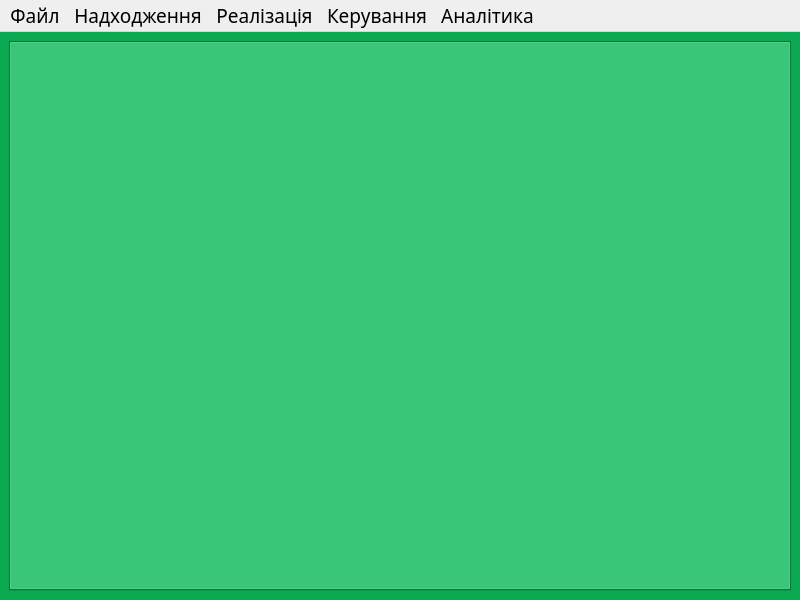
<?xml version="1.0" encoding="UTF-8"?>
<ui version="4.0">
 <class>MainWindow</class>
 <widget class="QMainWindow" name="MainWindow">
  <property name="geometry">
   <rect>
    <x>0</x>
    <y>0</y>
    <width>800</width>
    <height>600</height>
   </rect>
  </property>
  <property name="palette">
   <palette>
    <active>
     <colorrole role="WindowText">
      <brush brushstyle="SolidPattern">
       <color alpha="255">
        <red>0</red>
        <green>0</green>
        <blue>0</blue>
       </color>
      </brush>
     </colorrole>
     <colorrole role="Button">
      <brush brushstyle="SolidPattern">
       <color alpha="255">
        <red>9</red>
        <green>168</green>
        <blue>81</blue>
       </color>
      </brush>
     </colorrole>
     <colorrole role="Light">
      <brush brushstyle="SolidPattern">
       <color alpha="255">
        <red>14</red>
        <green>252</green>
        <blue>122</blue>
       </color>
      </brush>
     </colorrole>
     <colorrole role="Midlight">
      <brush brushstyle="SolidPattern">
       <color alpha="255">
        <red>11</red>
        <green>210</green>
        <blue>101</blue>
       </color>
      </brush>
     </colorrole>
     <colorrole role="Dark">
      <brush brushstyle="SolidPattern">
       <color alpha="255">
        <red>5</red>
        <green>84</green>
        <blue>41</blue>
       </color>
      </brush>
     </colorrole>
     <colorrole role="Mid">
      <brush brushstyle="SolidPattern">
       <color alpha="255">
        <red>6</red>
        <green>112</green>
        <blue>54</blue>
       </color>
      </brush>
     </colorrole>
     <colorrole role="Text">
      <brush brushstyle="SolidPattern">
       <color alpha="255">
        <red>0</red>
        <green>0</green>
        <blue>0</blue>
       </color>
      </brush>
     </colorrole>
     <colorrole role="BrightText">
      <brush brushstyle="SolidPattern">
       <color alpha="255">
        <red>255</red>
        <green>255</green>
        <blue>255</blue>
       </color>
      </brush>
     </colorrole>
     <colorrole role="ButtonText">
      <brush brushstyle="SolidPattern">
       <color alpha="255">
        <red>0</red>
        <green>0</green>
        <blue>0</blue>
       </color>
      </brush>
     </colorrole>
     <colorrole role="Base">
      <brush brushstyle="SolidPattern">
       <color alpha="255">
        <red>255</red>
        <green>255</green>
        <blue>255</blue>
       </color>
      </brush>
     </colorrole>
     <colorrole role="Window">
      <brush brushstyle="SolidPattern">
       <color alpha="255">
        <red>9</red>
        <green>168</green>
        <blue>81</blue>
       </color>
      </brush>
     </colorrole>
     <colorrole role="Shadow">
      <brush brushstyle="SolidPattern">
       <color alpha="255">
        <red>0</red>
        <green>0</green>
        <blue>0</blue>
       </color>
      </brush>
     </colorrole>
     <colorrole role="AlternateBase">
      <brush brushstyle="SolidPattern">
       <color alpha="255">
        <red>132</red>
        <green>211</green>
        <blue>168</blue>
       </color>
      </brush>
     </colorrole>
     <colorrole role="ToolTipBase">
      <brush brushstyle="SolidPattern">
       <color alpha="255">
        <red>255</red>
        <green>255</green>
        <blue>220</blue>
       </color>
      </brush>
     </colorrole>
     <colorrole role="ToolTipText">
      <brush brushstyle="SolidPattern">
       <color alpha="255">
        <red>0</red>
        <green>0</green>
        <blue>0</blue>
       </color>
      </brush>
     </colorrole>
     <colorrole role="PlaceholderText">
      <brush brushstyle="SolidPattern">
       <color alpha="128">
        <red>0</red>
        <green>0</green>
        <blue>0</blue>
       </color>
      </brush>
     </colorrole>
    </active>
    <inactive>
     <colorrole role="WindowText">
      <brush brushstyle="SolidPattern">
       <color alpha="255">
        <red>0</red>
        <green>0</green>
        <blue>0</blue>
       </color>
      </brush>
     </colorrole>
     <colorrole role="Button">
      <brush brushstyle="SolidPattern">
       <color alpha="255">
        <red>9</red>
        <green>168</green>
        <blue>81</blue>
       </color>
      </brush>
     </colorrole>
     <colorrole role="Light">
      <brush brushstyle="SolidPattern">
       <color alpha="255">
        <red>14</red>
        <green>252</green>
        <blue>122</blue>
       </color>
      </brush>
     </colorrole>
     <colorrole role="Midlight">
      <brush brushstyle="SolidPattern">
       <color alpha="255">
        <red>11</red>
        <green>210</green>
        <blue>101</blue>
       </color>
      </brush>
     </colorrole>
     <colorrole role="Dark">
      <brush brushstyle="SolidPattern">
       <color alpha="255">
        <red>5</red>
        <green>84</green>
        <blue>41</blue>
       </color>
      </brush>
     </colorrole>
     <colorrole role="Mid">
      <brush brushstyle="SolidPattern">
       <color alpha="255">
        <red>6</red>
        <green>112</green>
        <blue>54</blue>
       </color>
      </brush>
     </colorrole>
     <colorrole role="Text">
      <brush brushstyle="SolidPattern">
       <color alpha="255">
        <red>0</red>
        <green>0</green>
        <blue>0</blue>
       </color>
      </brush>
     </colorrole>
     <colorrole role="BrightText">
      <brush brushstyle="SolidPattern">
       <color alpha="255">
        <red>255</red>
        <green>255</green>
        <blue>255</blue>
       </color>
      </brush>
     </colorrole>
     <colorrole role="ButtonText">
      <brush brushstyle="SolidPattern">
       <color alpha="255">
        <red>0</red>
        <green>0</green>
        <blue>0</blue>
       </color>
      </brush>
     </colorrole>
     <colorrole role="Base">
      <brush brushstyle="SolidPattern">
       <color alpha="255">
        <red>255</red>
        <green>255</green>
        <blue>255</blue>
       </color>
      </brush>
     </colorrole>
     <colorrole role="Window">
      <brush brushstyle="SolidPattern">
       <color alpha="255">
        <red>9</red>
        <green>168</green>
        <blue>81</blue>
       </color>
      </brush>
     </colorrole>
     <colorrole role="Shadow">
      <brush brushstyle="SolidPattern">
       <color alpha="255">
        <red>0</red>
        <green>0</green>
        <blue>0</blue>
       </color>
      </brush>
     </colorrole>
     <colorrole role="AlternateBase">
      <brush brushstyle="SolidPattern">
       <color alpha="255">
        <red>132</red>
        <green>211</green>
        <blue>168</blue>
       </color>
      </brush>
     </colorrole>
     <colorrole role="ToolTipBase">
      <brush brushstyle="SolidPattern">
       <color alpha="255">
        <red>255</red>
        <green>255</green>
        <blue>220</blue>
       </color>
      </brush>
     </colorrole>
     <colorrole role="ToolTipText">
      <brush brushstyle="SolidPattern">
       <color alpha="255">
        <red>0</red>
        <green>0</green>
        <blue>0</blue>
       </color>
      </brush>
     </colorrole>
     <colorrole role="PlaceholderText">
      <brush brushstyle="SolidPattern">
       <color alpha="128">
        <red>0</red>
        <green>0</green>
        <blue>0</blue>
       </color>
      </brush>
     </colorrole>
    </inactive>
    <disabled>
     <colorrole role="WindowText">
      <brush brushstyle="SolidPattern">
       <color alpha="255">
        <red>5</red>
        <green>84</green>
        <blue>41</blue>
       </color>
      </brush>
     </colorrole>
     <colorrole role="Button">
      <brush brushstyle="SolidPattern">
       <color alpha="255">
        <red>9</red>
        <green>168</green>
        <blue>81</blue>
       </color>
      </brush>
     </colorrole>
     <colorrole role="Light">
      <brush brushstyle="SolidPattern">
       <color alpha="255">
        <red>14</red>
        <green>252</green>
        <blue>122</blue>
       </color>
      </brush>
     </colorrole>
     <colorrole role="Midlight">
      <brush brushstyle="SolidPattern">
       <color alpha="255">
        <red>11</red>
        <green>210</green>
        <blue>101</blue>
       </color>
      </brush>
     </colorrole>
     <colorrole role="Dark">
      <brush brushstyle="SolidPattern">
       <color alpha="255">
        <red>5</red>
        <green>84</green>
        <blue>41</blue>
       </color>
      </brush>
     </colorrole>
     <colorrole role="Mid">
      <brush brushstyle="SolidPattern">
       <color alpha="255">
        <red>6</red>
        <green>112</green>
        <blue>54</blue>
       </color>
      </brush>
     </colorrole>
     <colorrole role="Text">
      <brush brushstyle="SolidPattern">
       <color alpha="255">
        <red>5</red>
        <green>84</green>
        <blue>41</blue>
       </color>
      </brush>
     </colorrole>
     <colorrole role="BrightText">
      <brush brushstyle="SolidPattern">
       <color alpha="255">
        <red>255</red>
        <green>255</green>
        <blue>255</blue>
       </color>
      </brush>
     </colorrole>
     <colorrole role="ButtonText">
      <brush brushstyle="SolidPattern">
       <color alpha="255">
        <red>5</red>
        <green>84</green>
        <blue>41</blue>
       </color>
      </brush>
     </colorrole>
     <colorrole role="Base">
      <brush brushstyle="SolidPattern">
       <color alpha="255">
        <red>9</red>
        <green>168</green>
        <blue>81</blue>
       </color>
      </brush>
     </colorrole>
     <colorrole role="Window">
      <brush brushstyle="SolidPattern">
       <color alpha="255">
        <red>9</red>
        <green>168</green>
        <blue>81</blue>
       </color>
      </brush>
     </colorrole>
     <colorrole role="Shadow">
      <brush brushstyle="SolidPattern">
       <color alpha="255">
        <red>0</red>
        <green>0</green>
        <blue>0</blue>
       </color>
      </brush>
     </colorrole>
     <colorrole role="AlternateBase">
      <brush brushstyle="SolidPattern">
       <color alpha="255">
        <red>9</red>
        <green>168</green>
        <blue>81</blue>
       </color>
      </brush>
     </colorrole>
     <colorrole role="ToolTipBase">
      <brush brushstyle="SolidPattern">
       <color alpha="255">
        <red>255</red>
        <green>255</green>
        <blue>220</blue>
       </color>
      </brush>
     </colorrole>
     <colorrole role="ToolTipText">
      <brush brushstyle="SolidPattern">
       <color alpha="255">
        <red>0</red>
        <green>0</green>
        <blue>0</blue>
       </color>
      </brush>
     </colorrole>
     <colorrole role="PlaceholderText">
      <brush brushstyle="SolidPattern">
       <color alpha="128">
        <red>0</red>
        <green>0</green>
        <blue>0</blue>
       </color>
      </brush>
     </colorrole>
    </disabled>
   </palette>
  </property>
  <property name="font">
   <font>
    <family>Alef</family>
    <pointsize>14</pointsize>
   </font>
  </property>
  <property name="windowTitle">
   <string>AutoCenter</string>
  </property>
  <property name="styleSheet">
   <string notr="true">QMainWindow::separator {
    background: yellow;
    width: 10px; /* when vertical */
    height: 10px; /* when horizontal */
}

QMainWindow::separator:hover {
    background: red;
}</string>
  </property>
  <widget class="QWidget" name="centralwidget">
   <layout class="QVBoxLayout" name="verticalLayout">
    <item>
     <widget class="QTabWidget" name="tabWidget">
      <property name="palette">
       <palette>
        <active>
         <colorrole role="WindowText">
          <brush brushstyle="SolidPattern">
           <color alpha="255">
            <red>0</red>
            <green>0</green>
            <blue>0</blue>
           </color>
          </brush>
         </colorrole>
         <colorrole role="Button">
          <brush brushstyle="SolidPattern">
           <color alpha="255">
            <red>9</red>
            <green>168</green>
            <blue>81</blue>
           </color>
          </brush>
         </colorrole>
         <colorrole role="Light">
          <brush brushstyle="SolidPattern">
           <color alpha="255">
            <red>14</red>
            <green>252</green>
            <blue>122</blue>
           </color>
          </brush>
         </colorrole>
         <colorrole role="Midlight">
          <brush brushstyle="SolidPattern">
           <color alpha="255">
            <red>11</red>
            <green>210</green>
            <blue>101</blue>
           </color>
          </brush>
         </colorrole>
         <colorrole role="Dark">
          <brush brushstyle="SolidPattern">
           <color alpha="255">
            <red>5</red>
            <green>84</green>
            <blue>41</blue>
           </color>
          </brush>
         </colorrole>
         <colorrole role="Mid">
          <brush brushstyle="SolidPattern">
           <color alpha="255">
            <red>6</red>
            <green>112</green>
            <blue>54</blue>
           </color>
          </brush>
         </colorrole>
         <colorrole role="Text">
          <brush brushstyle="SolidPattern">
           <color alpha="255">
            <red>0</red>
            <green>0</green>
            <blue>0</blue>
           </color>
          </brush>
         </colorrole>
         <colorrole role="BrightText">
          <brush brushstyle="SolidPattern">
           <color alpha="255">
            <red>255</red>
            <green>255</green>
            <blue>255</blue>
           </color>
          </brush>
         </colorrole>
         <colorrole role="ButtonText">
          <brush brushstyle="SolidPattern">
           <color alpha="255">
            <red>0</red>
            <green>0</green>
            <blue>0</blue>
           </color>
          </brush>
         </colorrole>
         <colorrole role="Base">
          <brush brushstyle="SolidPattern">
           <color alpha="255">
            <red>255</red>
            <green>255</green>
            <blue>255</blue>
           </color>
          </brush>
         </colorrole>
         <colorrole role="Window">
          <brush brushstyle="SolidPattern">
           <color alpha="255">
            <red>9</red>
            <green>168</green>
            <blue>81</blue>
           </color>
          </brush>
         </colorrole>
         <colorrole role="Shadow">
          <brush brushstyle="SolidPattern">
           <color alpha="255">
            <red>0</red>
            <green>0</green>
            <blue>0</blue>
           </color>
          </brush>
         </colorrole>
         <colorrole role="AlternateBase">
          <brush brushstyle="SolidPattern">
           <color alpha="255">
            <red>132</red>
            <green>211</green>
            <blue>168</blue>
           </color>
          </brush>
         </colorrole>
         <colorrole role="ToolTipBase">
          <brush brushstyle="SolidPattern">
           <color alpha="255">
            <red>255</red>
            <green>255</green>
            <blue>220</blue>
           </color>
          </brush>
         </colorrole>
         <colorrole role="ToolTipText">
          <brush brushstyle="SolidPattern">
           <color alpha="255">
            <red>0</red>
            <green>0</green>
            <blue>0</blue>
           </color>
          </brush>
         </colorrole>
         <colorrole role="PlaceholderText">
          <brush brushstyle="SolidPattern">
           <color alpha="128">
            <red>0</red>
            <green>0</green>
            <blue>0</blue>
           </color>
          </brush>
         </colorrole>
        </active>
        <inactive>
         <colorrole role="WindowText">
          <brush brushstyle="SolidPattern">
           <color alpha="255">
            <red>0</red>
            <green>0</green>
            <blue>0</blue>
           </color>
          </brush>
         </colorrole>
         <colorrole role="Button">
          <brush brushstyle="SolidPattern">
           <color alpha="255">
            <red>9</red>
            <green>168</green>
            <blue>81</blue>
           </color>
          </brush>
         </colorrole>
         <colorrole role="Light">
          <brush brushstyle="SolidPattern">
           <color alpha="255">
            <red>14</red>
            <green>252</green>
            <blue>122</blue>
           </color>
          </brush>
         </colorrole>
         <colorrole role="Midlight">
          <brush brushstyle="SolidPattern">
           <color alpha="255">
            <red>11</red>
            <green>210</green>
            <blue>101</blue>
           </color>
          </brush>
         </colorrole>
         <colorrole role="Dark">
          <brush brushstyle="SolidPattern">
           <color alpha="255">
            <red>5</red>
            <green>84</green>
            <blue>41</blue>
           </color>
          </brush>
         </colorrole>
         <colorrole role="Mid">
          <brush brushstyle="SolidPattern">
           <color alpha="255">
            <red>6</red>
            <green>112</green>
            <blue>54</blue>
           </color>
          </brush>
         </colorrole>
         <colorrole role="Text">
          <brush brushstyle="SolidPattern">
           <color alpha="255">
            <red>0</red>
            <green>0</green>
            <blue>0</blue>
           </color>
          </brush>
         </colorrole>
         <colorrole role="BrightText">
          <brush brushstyle="SolidPattern">
           <color alpha="255">
            <red>255</red>
            <green>255</green>
            <blue>255</blue>
           </color>
          </brush>
         </colorrole>
         <colorrole role="ButtonText">
          <brush brushstyle="SolidPattern">
           <color alpha="255">
            <red>0</red>
            <green>0</green>
            <blue>0</blue>
           </color>
          </brush>
         </colorrole>
         <colorrole role="Base">
          <brush brushstyle="SolidPattern">
           <color alpha="255">
            <red>255</red>
            <green>255</green>
            <blue>255</blue>
           </color>
          </brush>
         </colorrole>
         <colorrole role="Window">
          <brush brushstyle="SolidPattern">
           <color alpha="255">
            <red>9</red>
            <green>168</green>
            <blue>81</blue>
           </color>
          </brush>
         </colorrole>
         <colorrole role="Shadow">
          <brush brushstyle="SolidPattern">
           <color alpha="255">
            <red>0</red>
            <green>0</green>
            <blue>0</blue>
           </color>
          </brush>
         </colorrole>
         <colorrole role="AlternateBase">
          <brush brushstyle="SolidPattern">
           <color alpha="255">
            <red>132</red>
            <green>211</green>
            <blue>168</blue>
           </color>
          </brush>
         </colorrole>
         <colorrole role="ToolTipBase">
          <brush brushstyle="SolidPattern">
           <color alpha="255">
            <red>255</red>
            <green>255</green>
            <blue>220</blue>
           </color>
          </brush>
         </colorrole>
         <colorrole role="ToolTipText">
          <brush brushstyle="SolidPattern">
           <color alpha="255">
            <red>0</red>
            <green>0</green>
            <blue>0</blue>
           </color>
          </brush>
         </colorrole>
         <colorrole role="PlaceholderText">
          <brush brushstyle="SolidPattern">
           <color alpha="128">
            <red>0</red>
            <green>0</green>
            <blue>0</blue>
           </color>
          </brush>
         </colorrole>
        </inactive>
        <disabled>
         <colorrole role="WindowText">
          <brush brushstyle="SolidPattern">
           <color alpha="255">
            <red>5</red>
            <green>84</green>
            <blue>41</blue>
           </color>
          </brush>
         </colorrole>
         <colorrole role="Button">
          <brush brushstyle="SolidPattern">
           <color alpha="255">
            <red>9</red>
            <green>168</green>
            <blue>81</blue>
           </color>
          </brush>
         </colorrole>
         <colorrole role="Light">
          <brush brushstyle="SolidPattern">
           <color alpha="255">
            <red>14</red>
            <green>252</green>
            <blue>122</blue>
           </color>
          </brush>
         </colorrole>
         <colorrole role="Midlight">
          <brush brushstyle="SolidPattern">
           <color alpha="255">
            <red>11</red>
            <green>210</green>
            <blue>101</blue>
           </color>
          </brush>
         </colorrole>
         <colorrole role="Dark">
          <brush brushstyle="SolidPattern">
           <color alpha="255">
            <red>5</red>
            <green>84</green>
            <blue>41</blue>
           </color>
          </brush>
         </colorrole>
         <colorrole role="Mid">
          <brush brushstyle="SolidPattern">
           <color alpha="255">
            <red>6</red>
            <green>112</green>
            <blue>54</blue>
           </color>
          </brush>
         </colorrole>
         <colorrole role="Text">
          <brush brushstyle="SolidPattern">
           <color alpha="255">
            <red>5</red>
            <green>84</green>
            <blue>41</blue>
           </color>
          </brush>
         </colorrole>
         <colorrole role="BrightText">
          <brush brushstyle="SolidPattern">
           <color alpha="255">
            <red>255</red>
            <green>255</green>
            <blue>255</blue>
           </color>
          </brush>
         </colorrole>
         <colorrole role="ButtonText">
          <brush brushstyle="SolidPattern">
           <color alpha="255">
            <red>5</red>
            <green>84</green>
            <blue>41</blue>
           </color>
          </brush>
         </colorrole>
         <colorrole role="Base">
          <brush brushstyle="SolidPattern">
           <color alpha="255">
            <red>9</red>
            <green>168</green>
            <blue>81</blue>
           </color>
          </brush>
         </colorrole>
         <colorrole role="Window">
          <brush brushstyle="SolidPattern">
           <color alpha="255">
            <red>9</red>
            <green>168</green>
            <blue>81</blue>
           </color>
          </brush>
         </colorrole>
         <colorrole role="Shadow">
          <brush brushstyle="SolidPattern">
           <color alpha="255">
            <red>0</red>
            <green>0</green>
            <blue>0</blue>
           </color>
          </brush>
         </colorrole>
         <colorrole role="AlternateBase">
          <brush brushstyle="SolidPattern">
           <color alpha="255">
            <red>9</red>
            <green>168</green>
            <blue>81</blue>
           </color>
          </brush>
         </colorrole>
         <colorrole role="ToolTipBase">
          <brush brushstyle="SolidPattern">
           <color alpha="255">
            <red>255</red>
            <green>255</green>
            <blue>220</blue>
           </color>
          </brush>
         </colorrole>
         <colorrole role="ToolTipText">
          <brush brushstyle="SolidPattern">
           <color alpha="255">
            <red>0</red>
            <green>0</green>
            <blue>0</blue>
           </color>
          </brush>
         </colorrole>
         <colorrole role="PlaceholderText">
          <brush brushstyle="SolidPattern">
           <color alpha="128">
            <red>0</red>
            <green>0</green>
            <blue>0</blue>
           </color>
          </brush>
         </colorrole>
        </disabled>
       </palette>
      </property>
      <property name="font">
       <font>
        <family>Alef</family>
        <pointsize>12</pointsize>
       </font>
      </property>
      <property name="styleSheet">
       <string notr="true">

QTabWidget::tab-bar {
    left: 5px; /* move to the right by 5px */
}</string>
      </property>
      <property name="tabShape">
       <enum>QTabWidget::Rounded</enum>
      </property>
      <property name="currentIndex">
       <number>-1</number>
      </property>
      <property name="documentMode">
       <bool>false</bool>
      </property>
      <property name="tabsClosable">
       <bool>true</bool>
      </property>
      <property name="movable">
       <bool>true</bool>
      </property>
      <property name="tabBarAutoHide">
       <bool>false</bool>
      </property>
     </widget>
    </item>
   </layout>
  </widget>
  <widget class="QMenuBar" name="menubar">
   <property name="geometry">
    <rect>
     <x>0</x>
     <y>0</y>
     <width>800</width>
     <height>28</height>
    </rect>
   </property>
   <property name="font">
    <font>
     <family>Alef</family>
     <pointsize>14</pointsize>
    </font>
   </property>
   <widget class="QMenu" name="menu_receipt">
    <property name="title">
     <string>Надходження</string>
    </property>
    <addaction name="act_allReceipts"/>
    <addaction name="act_loadReceipt"/>
   </widget>
   <widget class="QMenu" name="menu_sale">
    <property name="title">
     <string>Реалізація</string>
    </property>
    <addaction name="act_allSales"/>
   </widget>
   <widget class="QMenu" name="menu_manage">
    <property name="title">
     <string>Керування</string>
    </property>
    <addaction name="act_loadPriceList"/>
    <addaction name="act_inventory"/>
    <addaction name="separator"/>
    <addaction name="act_customers"/>
    <addaction name="act_sellers"/>
   </widget>
   <widget class="QMenu" name="menu_file">
    <property name="title">
     <string>Файл</string>
    </property>
    <addaction name="act_users"/>
    <addaction name="separator"/>
    <addaction name="act_exit"/>
   </widget>
   <widget class="QMenu" name="menu">
    <property name="title">
     <string>Аналітика</string>
    </property>
    <addaction name="act_statistics"/>
   </widget>
   <addaction name="menu_file"/>
   <addaction name="menu_receipt"/>
   <addaction name="menu_sale"/>
   <addaction name="menu_manage"/>
   <addaction name="menu"/>
  </widget>
  <action name="act_allSales">
   <property name="text">
    <string>Усі реалізації</string>
   </property>
  </action>
  <action name="act_allReceipts">
   <property name="text">
    <string>Усі надходження</string>
   </property>
  </action>
  <action name="act_loadReceipt">
   <property name="text">
    <string>Завантажити накладну постачальника</string>
   </property>
  </action>
  <action name="act_exit">
   <property name="text">
    <string>Вихід</string>
   </property>
  </action>
  <action name="act_inventory">
   <property name="text">
    <string>Інвентаризація</string>
   </property>
  </action>
  <action name="act_customers">
   <property name="text">
    <string>Клієнти</string>
   </property>
  </action>
  <action name="act_sellers">
   <property name="text">
    <string>Продавці</string>
   </property>
  </action>
  <action name="act_users">
   <property name="text">
    <string>Працівники</string>
   </property>
  </action>
  <action name="act_loadPriceList">
   <property name="text">
    <string>Завантажити прайслист постачальника</string>
   </property>
  </action>
  <action name="act_statistics">
   <property name="text">
    <string>Статистика</string>
   </property>
  </action>
  <action name="act_customers_info">
   <property name="text">
    <string>Клієнти</string>
   </property>
  </action>
  <action name="act_products_info">
   <property name="text">
    <string>Товар</string>
   </property>
  </action>
 </widget>
 <resources/>
 <connections/>
</ui>
